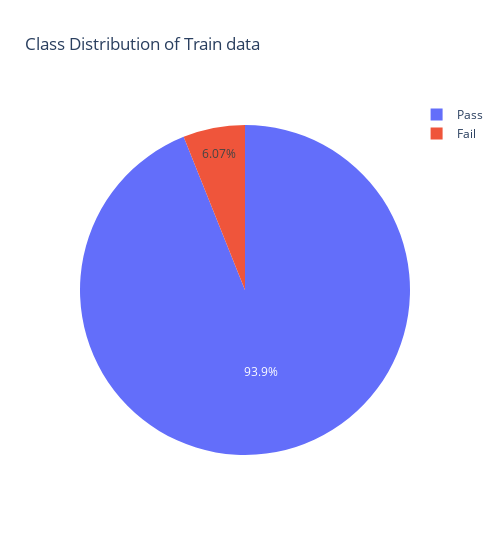
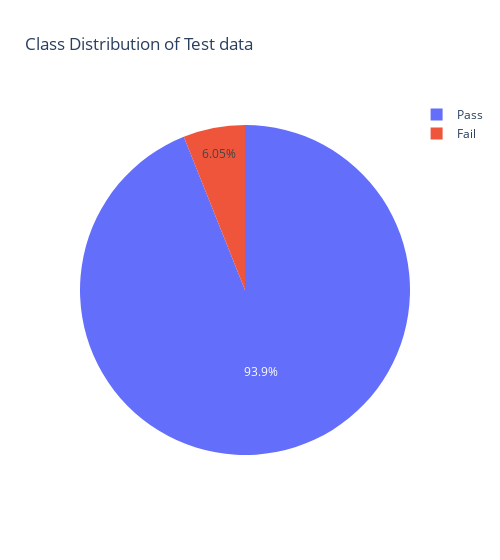

Here is the notebook cell these charts were saved with, in order:
### Code cell
#to check if the test and train data also has the same pass/fail ratio

fig = px.pie(
    y_train.value_counts(),
    values='class',
    names=["Pass", "Fail"],
    title="Class Distribution of Train data",
    width=500
)

fig.show()



import plotly.express as px
fig = px.pie(
    y_test.value_counts(),
    values='class',
    names=["Pass", "Fail"],
    title="Class Distribution of Test data",
    width=500
)

fig.show()

### Figure 1 — Plotly figure (JSON) as saved in the notebook; plotly's stock layout.template omitted (floating-point values rounded to 4 significant figures)
{"data": [{"domain": {"x": [0, 1], "y": [0, 1]}, "hovertemplate": "label=%{label}<br>class=%{value}<extra></extra>", "labels": ["Pass", "Fail"], "legendgroup": "", "name": "", "showlegend": true, "type": "pie", "values": [1177, 76]}], "layout": {"legend": {"tracegroupgap": 0}, "title": {"text": "Class Distribution of Train data"}, "width": 500}}

### Figure 2 — Plotly figure (JSON) as saved in the notebook; plotly's stock layout.template omitted (floating-point values rounded to 4 significant figures)
{"data": [{"domain": {"x": [0, 1], "y": [0, 1]}, "hovertemplate": "label=%{label}<br>class=%{value}<extra></extra>", "labels": ["Pass", "Fail"], "legendgroup": "", "name": "", "showlegend": true, "type": "pie", "values": [295, 19]}], "layout": {"legend": {"tracegroupgap": 0}, "title": {"text": "Class Distribution of Test data"}, "width": 500}}
